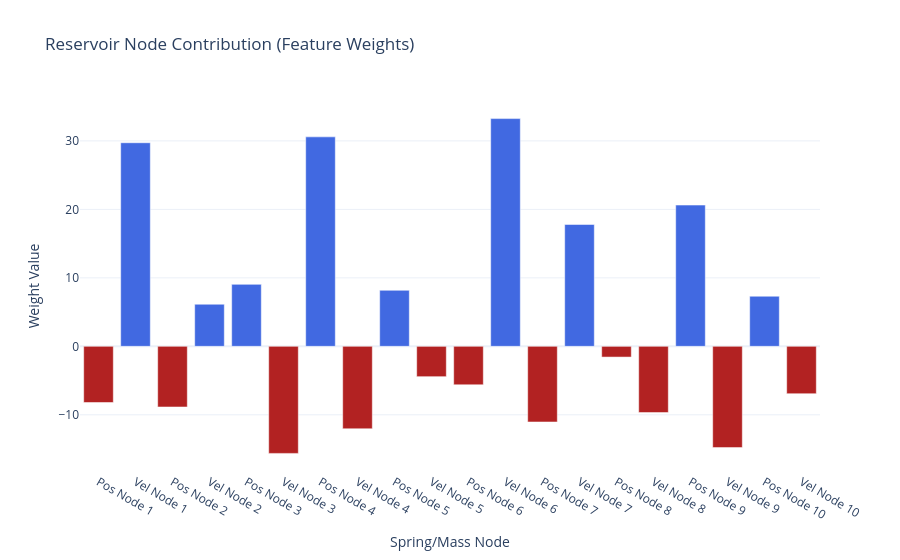

Notebook cell for this chart:
### Code cell
weights = ridge_model.coef_
labels = [
    f"{'Pos' if i % 2 == 0 else 'Vel'} Node {i//2 + 1}" for i in range(len(weights))
]

fig = go.Figure(
    data=[
        go.Bar(
            x=labels,
            y=weights,
            marker_color=np.where(
                weights >= 0, "royalblue", "firebrick"
            ),  # Blue for +, Red for -
        )
    ]
)

fig.update_layout(
    title="Reservoir Node Contribution (Feature Weights)",
    xaxis_title="Spring/Mass Node",
    yaxis_title="Weight Value",
    template="plotly_white",
)

fig.show()

### Figure 1 — Plotly figure (JSON) as saved in the notebook; plotly's stock layout.template omitted (floating-point values rounded to 4 significant figures)
{"data": [{"marker": {"color": ["firebrick", "royalblue", "firebrick", "royalblue", "royalblue", "firebrick", "royalblue", "firebrick", "royalblue", "firebrick", "firebrick", "royalblue", "firebrick", "royalblue", "firebrick", "firebrick", "royalblue", "firebrick", "royalblue", "firebrick"]}, "type": "bar", "x": ["Pos Node 1", "Vel Node 1", "Pos Node 2", "Vel Node 2", "Pos Node 3", "Vel Node 3", "Pos Node 4", "Vel Node 4", "Pos Node 5", "Vel Node 5", "Pos Node 6", "Vel Node 6", "Pos Node 7", "Vel Node 7", "Pos Node 8", "Vel Node 8", "Pos Node 9", "Vel Node 9", "Pos Node 10", "Vel Node 10"], "y": [-8.202, 29.73, -8.858, 6.147, 9.048, -15.64, 30.59, -12.04, 8.182, -4.432, -5.619, 33.26, -11.05, 17.8, -1.569, -9.674, 20.63, -14.79, 7.319, -6.917]}], "layout": {"title": {"text": "Reservoir Node Contribution (Feature Weights)"}, "xaxis": {"title": {"text": "Spring/Mass Node"}}, "yaxis": {"title": {"text": "Weight Value"}}}}
